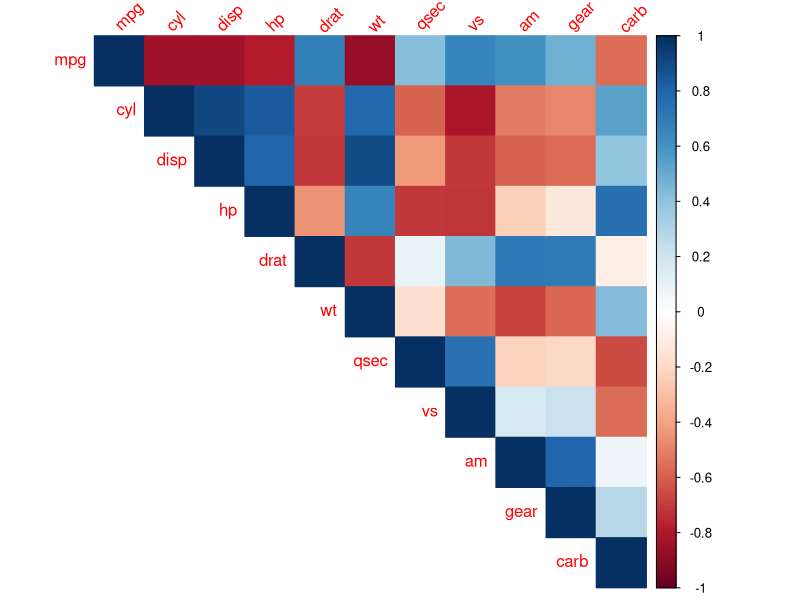

Source code (R):
## ---- chunk 1
knitr::opts_chunk$set(echo = TRUE)
## ---- chunk 2
library(tidyverse)
if (!requireNamespace("corrplot")) install.packages("corrplot")
library(corrplot)
# The `cor` function takes the correlation of every column against every other column
mtcars_correlations <- cor(mtcars) 

# Let's round the values to 2 decimal places
mtcars_correlations <- round(mtcars_correlations,2)
corrplot(mtcars_correlations, type="upper", method="color", tl.srt=45)
